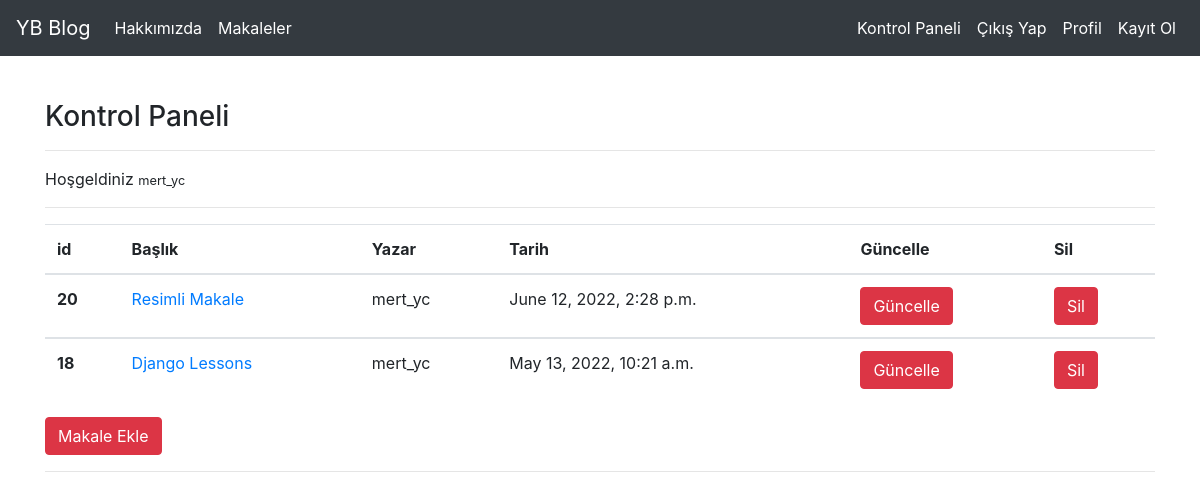
Screenshot of /articles/dashboard/ (signed in) with the database file from the repository.
### article/models.py (models this page shows, shortened)
class Article(models.Model):
    author=models.ForeignKey('auth.user', on_delete=models.CASCADE,verbose_name="Yazar")
    title=models.CharField(max_length=50,verbose_name="Başlık")
    content=RichTextField(verbose_name='İçerik')
    created_date=models.DateTimeField(auto_now_add=True,verbose_name="Oluşturulma Tarihi")
    article_image=models.FileField(blank=True, null= True, verbose_name='Makaleye Fotoğraf Ekleyin')
    class Meta:
        ordering = ['-created_date']

### article/views.py (the view)
# urls.py: path('dashboard/',views.dashboard,name="dashboard"),
@login_required(login_url='/user/login/')
def dashboard(request):
    articles=Article.objects.filter(author = request.user)
    context = {
        'articles':articles
    }
    return render(request,"dashboard.html",context)

### templates/dashboard.html
{% extends "layout.html" %}
{% block body %}
<h3>Kontrol Paneli</h3>
<hr>
<p>
    Hoşgeldiniz <small>{{request.user.username}}</small>
</p>
<hr>
{% if articles %}
<table class="table">
    <thead>
      <tr>
        <th scope="col">id</th>
        <th scope="col">Başlık</th>
        <th scope="col">Yazar</th>
        <th scope="col">Tarih</th>
        <th scope="col" >Güncelle</th>
        <th scope="col" >Sil</th>
      </tr>
    </thead>
    {% for article in articles %}
    <tbody>
      <tr>
        <th scope="row">{{article.id}}</th>
        <td>
        <a href="{% url 'article:detail' article.id %}">{{article.title}}</a>
        </td>
        <td>{{article.author}}</td>
        <td>{{article.created_date}}</td>
        <td><a href="{% url 'article:update' article.id %}" class="btn btn-danger">Güncelle</a></td>
        <td><a href="{% url 'article:delete' article.id %}" class="btn btn-danger">Sil</a></td>
      </tr>
    </tbody>
    {% endfor %}
  </table>
{% else %}
<div class="alert alert-danger">
Henüz bir makaleniz bulunmamaktadır.
</div>
{% endif %}
<a class="btn btn-danger" href="{% url 'article:addarticle' %}">Makale Ekle</a>
<hr>
{% endblock body %}

### rows the page displays
Article: id "20", title "Resimli Makale", author "mert_yc", created_date "June 12, 2022, 2:28 p.m."
Article: id "18", title "Django Lessons", author "mert_yc", created_date "May 13, 2022, 10:21 a.m."

### other values shown
{{ request.user.username }} "mert_yc"
